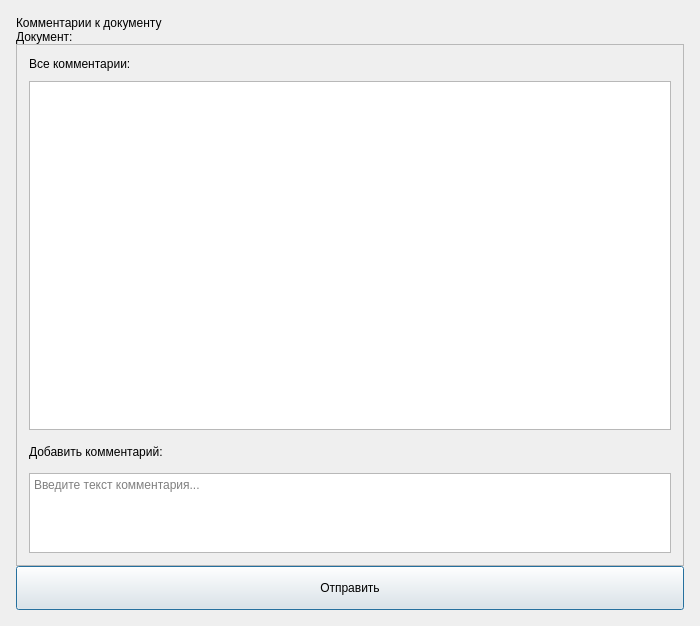
<?xml version="1.0" encoding="UTF-8"?>
<ui version="4.0">
 <class>CommentsDialog</class>
 <widget class="QDialog" name="CommentsDialog">
  <property name="geometry">
   <rect>
    <x>0</x>
    <y>0</y>
    <width>700</width>
    <height>626</height>
   </rect>
  </property>
  <property name="windowTitle">
   <string>Комментарии к документу</string>
  </property>
  <property name="styleSheet">
   <string notr="true">
* {
    font-family: 'Segoe UI', Arial;
}

QDialog {
    background-color: {BG_DIALOG_ALT};
    color: {TEXT_BLACK};
}

QFrame#contentFrame {
    background-color: {BG_CARD};
    border: 1px solid {ACCENT_PRIMARY};
    border-radius: 12px;
    margin: 6px 8px 6px 8px;
    padding: 16px;
}

QLabel#titleLabel {
    font-size: 20px;
    font-weight: bold;
    color: {TEXT_PRIMARY};
    padding: 10px 0px 10px 0px;
    background-color: transparent;
}

QLabel#docInfoLabel {
    font-size: 14px;
    color: {TEXT_MUTED};
    background-color: transparent;
    padding-bottom: 8px;
}

QLabel#sectionLabel {
    font-size: 14px;
    font-weight: bold;
    color: {TEXT_HEADING};
    background-color: transparent;
    padding-bottom: 4px;
}

QListWidget {
    border: 1px solid {ACCENT_PRIMARY};
    border-radius: 8px;
    background-color: {BG_SURFACE_SUBTLE};
    color: {TEXT_BLACK};
    font-size: 14px;
    padding: 6px 0px;
    outline: 0;
}
QListWidget::item {
    padding: 0px;
    margin: 0px;
    background-color: transparent;
}
QListWidget::item:selected,
QListWidget::item:hover,
QListWidget::item:active {
    background-color: transparent;
    border: none;
    outline: none;
}

QTextEdit {
    border: 1px solid {ACCENT_PRIMARY};
    border-radius: 8px;
    padding: 8px 12px;
    font-size: 14px;
    color: {TEXT_BLACK};
    background-color: {BG_INPUT};
}
QTextEdit:focus {
    border: 2px solid {ACCENT_DANGER};
}

QLineEdit {
    border: 1px solid {ACCENT_PRIMARY};
    border-radius: 8px;
    padding: 6px 10px;
    font-size: 14px;
    background-color: {BG_INPUT};
    color: {TEXT_PRIMARY};
}
QLineEdit:focus {
    border: 2px solid {ACCENT_DANGER};
}
QLineEdit:disabled {
    background-color: {BG_INPUT_READONLY};
    color: {TEXT_TERTIARY};
}

QPushButton#sendButton {
    background-color: {ACCENT_PRIMARY};
    color: {TEXT_ON_ACCENT};
    border: none;
    border-radius: 10px;
    padding: 10px 20px;
    font-size: 16px;
    font-weight: bold;
}
QPushButton#sendButton:hover {
    background-color: {ACCENT_HOVER_SOFT};
}
QPushButton#sendButton:pressed {
    background-color: {ACCENT_PRESSED_DEEP};
}

QPushButton#closeButton {
    background-color: {BTN_DARK_BG};
    color: {TEXT_ON_ACCENT};
    border: none;
    border-radius: 10px;
    padding: 10px 20px;
    font-size: 16px;
    font-weight: bold;
}
QPushButton#closeButton:hover {
    background-color: {BTN_DARK_HOVER_BG};
    color: {TEXT_BLACK};
}
QPushButton#closeButton:pressed {
    background-color: {BTN_DARK_PRESSED_BG};
}

QLabel#timeLabel {
    color: {TEXT_TERTIARY};
    font-size: 11px;
    background-color: transparent;
}

QScrollBar:vertical {
    background: {SCROLLBAR_BG};
    width: 8px;
    border-radius: 4px;
    margin: 0px;
    border: none;
}
QScrollBar::handle:vertical {
    background: {SCROLLBAR_HANDLE};
    border-radius: 4px;
    min-height: 20px;
}
QScrollBar::handle:vertical:hover { background: {SCROLLBAR_HANDLE_HOVER}; }
QScrollBar::handle:vertical:pressed { background: {SCROLLBAR_HANDLE_PRESSED}; }
QScrollBar::add-line:vertical,
QScrollBar::sub-line:vertical {
    border: none; background: none; width: 0px; height: 0px;
}
QScrollBar::add-page:vertical,
QScrollBar::sub-page:vertical { background: none; }
   </string>
  </property>
  <property name="modal">
   <bool>true</bool>
  </property>
  <layout class="QVBoxLayout" name="mainLayout">
   <property name="spacing">
    <number>0</number>
   </property>
   <property name="leftMargin">
    <number>0</number>
   </property>
   <property name="topMargin">
    <number>0</number>
   </property>
   <property name="rightMargin">
    <number>0</number>
   </property>
   <property name="bottomMargin">
    <number>0</number>
   </property>
   <item>
    <layout class="QVBoxLayout" name="mainContentLayout">
     <property name="spacing">
      <number>0</number>
     </property>
     <property name="leftMargin">
      <number>16</number>
     </property>
     <property name="topMargin">
      <number>16</number>
     </property>
     <property name="rightMargin">
      <number>16</number>
     </property>
     <property name="bottomMargin">
      <number>16</number>
     </property>
     <item>
      <widget class="QLabel" name="titleLabel">
       <property name="minimumSize">
        <size>
         <width>60</width>
         <height>0</height>
        </size>
       </property>
       <property name="maximumSize">
        <size>
         <width>16777215</width>
         <height>60</height>
        </size>
       </property>
       <property name="text">
        <string>Комментарии к документу</string>
       </property>
      </widget>
     </item>
     <item>
      <widget class="QLabel" name="docInfoLabel">
       <property name="text">
        <string>Документ: </string>
       </property>
      </widget>
     </item>
     <item>
      <widget class="QFrame" name="contentFrame">
       <property name="frameShape">
        <enum>QFrame::Shape::StyledPanel</enum>
       </property>
       <layout class="QVBoxLayout" name="contentLayout">
        <property name="spacing">
         <number>10</number>
        </property>
        <property name="leftMargin">
         <number>12</number>
        </property>
        <property name="topMargin">
         <number>12</number>
        </property>
        <property name="rightMargin">
         <number>12</number>
        </property>
        <property name="bottomMargin">
         <number>12</number>
        </property>
        <item>
         <widget class="QLabel" name="sectionLabel">
          <property name="styleSheet">
           <string notr="true">QLabel {
    font-size: 14px;
    font-weight: bold;
    color: {TEXT_HEADING};
    background-color: transparent;
    padding-bottom: 4px;
}</string>
          </property>
          <property name="text">
           <string>Все комментарии:</string>
          </property>
         </widget>
        </item>
        <item>
         <widget class="QListWidget" name="commentsListWidget">
          <property name="minimumSize">
           <size>
            <width>0</width>
            <height>200</height>
           </size>
          </property>
         </widget>
        </item>
        <item>
         <widget class="QLabel" name="newCommentLabel">
          <property name="minimumSize">
           <size>
            <width>0</width>
            <height>23</height>
           </size>
          </property>
          <property name="maximumSize">
           <size>
            <width>16777215</width>
            <height>23</height>
           </size>
          </property>
          <property name="styleSheet">
           <string notr="true">QLabel {
    font-size: 14px;
    font-weight: bold;
    color: {TEXT_HEADING};
    background-color: transparent;
    padding-bottom: 4px;
}</string>
          </property>
          <property name="text">
           <string>Добавить комментарий:</string>
          </property>
         </widget>
        </item>
        <item>
         <widget class="QTextEdit" name="commentTextEdit">
          <property name="maximumSize">
           <size>
            <width>16777215</width>
            <height>80</height>
           </size>
          </property>
          <property name="placeholderText">
           <string>Введите текст комментария...</string>
          </property>
         </widget>
        </item>
       </layout>
      </widget>
     </item>
     <item>
      <widget class="QPushButton" name="sendButton">
       <property name="minimumSize">
        <size>
         <width>120</width>
         <height>44</height>
        </size>
       </property>
       <property name="maximumSize">
        <size>
         <width>16777215</width>
         <height>44</height>
        </size>
       </property>
       <property name="cursor">
        <cursorShape>PointingHandCursor</cursorShape>
       </property>
       <property name="text">
        <string>Отправить</string>
       </property>
      </widget>
     </item>
    </layout>
   </item>
  </layout>
 </widget>
 <resources/>
 <connections/>
</ui>
